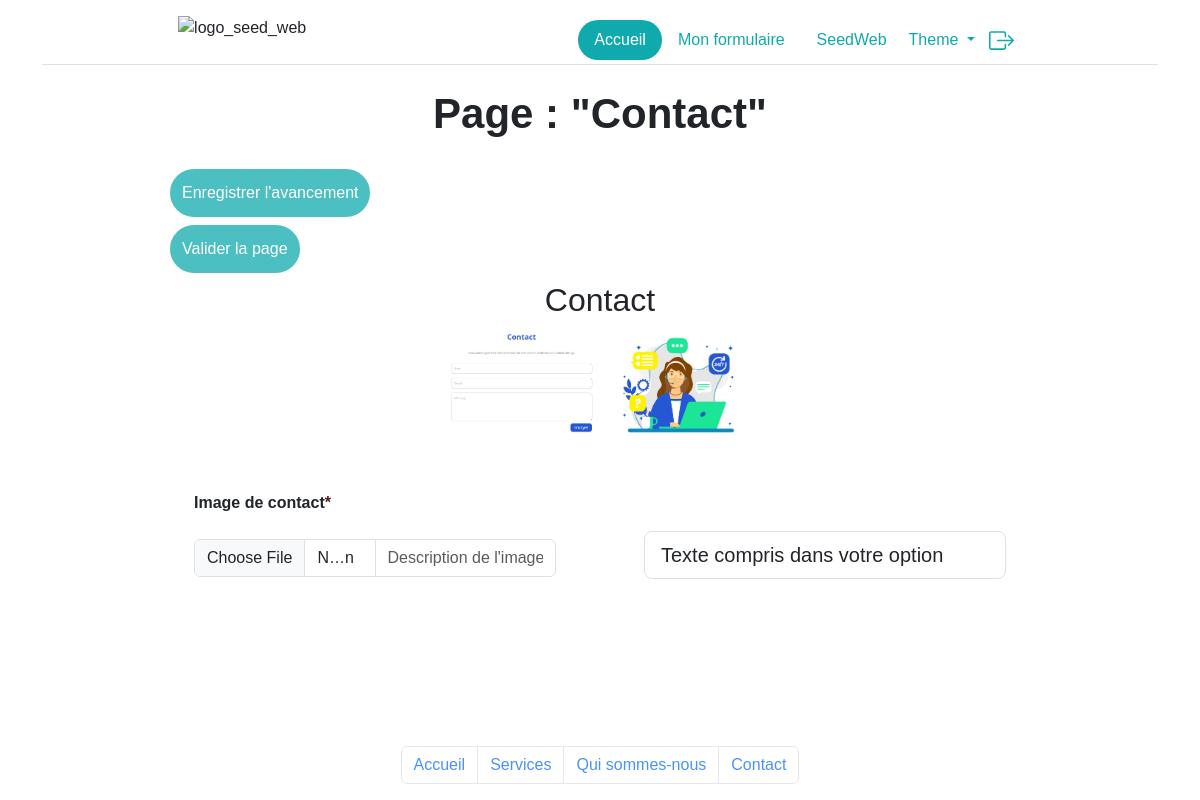
/mes_formulaires/index.php?page=3 (signed in), run on the app's committed database.
### tables this page shows
CREATE TABLE `page` (
  `id` int(11) NOT NULL,
  `site_id` int(11) NOT NULL,
  `nom` varchar(255) NOT NULL
);

CREATE TABLE `section` (
  `id` int(11) NOT NULL,
  `nom` varchar(255) NOT NULL
);

CREATE TABLE `image` (
  `id` int(11) NOT NULL,
  `section_id` int(11) NOT NULL,
  `page_id` int(11) NOT NULL,
  `nom` varchar(255) NOT NULL,
  `path` text NOT NULL,
  `description` varchar(35) DEFAULT NULL,
  `facultatif` tinyint(1) NOT NULL,
  `alt` varchar(50) DEFAULT NULL
);

CREATE TABLE `texte` (
  `id` int(11) NOT NULL,
  `section_id` int(11) NOT NULL,
  `page_id` int(11) NOT NULL,
  `nom` varchar(255) NOT NULL,
  `contenu` text NOT NULL,
  `taille` int(4) NOT NULL,
  `facultatif` tinyint(1) NOT NULL
);

### mes_formulaires/index.php (the view, shortened to what this page needs)
<?php
include("../config/dbconnection.php");
    ?>
<!DOCTYPE HTML>
<html lang="fr" data-bs-theme="<?=$_SESSION["theme"]?>">
    <head>
        <link href="https://cdn.jsdelivr.net/npm/bootstrap@5.3.0-alpha1/dist/css/bootstrap.min.css" rel="stylesheet">
        <link rel="stylesheet" href="../css/style.css">
    </head>
    <body class="text-center w-100 m-auto">
<?php
include("../includes/header.php");
if(isset($_SESSION["role"])){
    if($_SESSION["role"] == "client"){
        $id = $_SESSION["id_client"];
        $req_site = $db->query("SELECT * FROM site where client_id = '$id'");
        $req_section = $db->query("SELECT * FROM section");
        $data_section = $req_section->fetchAll();
        $data_site = $req_site->fetch();
        if(!empty($data_site)){
        $id_site = $data_site["id"];
        $id_modele = $data_site["modele_id"];
        $req_modele = $db->query("SELECT nom FROM modele where id = '$id_modele'");
        $data_modele = $req_modele->fetch();
        $req_page = $db->query("SELECT * FROM page where site_id = '$id_site'");
        $nbPageSiteClient = $req_page->rowCount();
        $data_page = $req_page->fetchAll();
        $nbEltParPage = 1;
        $nbTotalDePage = $nbPageSiteClient/$nbEltParPage;
        $page = $data_page[$_GET["page"]];
        ?>
        <form method="POST" action="" enctype='multipart/form-data'>
            <div  class="row w-75 mr-12-5 ml-12-5">
                <div class="col w-50">
                    <h1 class="text-center">Page : "<?=$page['nom']?>"</h1>
                    <div class="opacity-75">
                        <div class="m-2 text-center">
                            <input type="submit" name="save_state" value="Enregistrer l'avancement" class="p-2 border_white color_white nav-link bgSeed rounded-pill w-auto">
                        </div>
                        <div class="m-2 text-center">
                            <input type="submit" name="save_page" value="Valider la page" class="p-2 border_white color_white nav-link bgSeed rounded-pill w-auto">
                        </div>
                    </div>
                </div>
        <?php
        foreach($data_section as $section){
            $id_section = $section["id"];
            $id=$page["id"];
            $nom_section = $section['nom'];
            $data_option = $db->query("SELECT * FROM avoiroption where page = '$id' ")->fetch();
            $req_image = $db->query("SELECT * FROM image where page_id = '$id' and section_id = '$id_section' order by nom");
            $req_texte = $db->query("SELECT * FROM texte where page_id = '$id' and section_id = '$id_section' order by nom");
            $data_image = $req_image->fetchAll();
            $data_texte = $req_texte->fetchAll();
            if(!empty($data_image) or !empty($data_texte)){
                $array_space = array(" ");
                $nom_page = str_replace($array_space, "-", $page["nom"]);
                $nom_section2 = str_replace($array_space, "-", $section["nom"]);
                $src_img = strtolower("../img/".$data_modele["nom"]. "_". $nom_page . "_". $nom_section2 . ".png");
                ?>
                <h2 class="text-center"><?=$nom_section?></h2>
                <div class="w-100 text-center">
                    <img src="<?=$src_img?>"  style="max-width: 40%; height: auto;" alt="Image_section_<?=$section["nom"]?>">
                </div>
                <div class="w-50 m-2 col">
                <?php
                foreach($data_image as $image){
                    $nomImg = $image['nom'];
                    $alt = $image['alt'];
                    $description = $image["description"];
                    $facultatif = "Non";
                ?>
                <div class="m-4">
                <p class="text-start "><label for="formFileLg" class="form-label fw-bold"><?php if(empty($description)){echo $nomImg;}else{echo $description;}; if($facultatif == "Non"){echo "<span class=\"text-danger-emphasis\">*</span>";}else{echo "<span> (Facultatif)</span>";}?></label></p>
                    <div class="input-group">
                        <input class="form-control" title="" id="formFileLg" idImage="<?=$image["id"]?>" name="<?=$nomImg?>" accept=".jpeg,.pdf,.png,.jpg,.svg,.webp,.gif" type="file"/>
                        <input type="text" aria-label="Last name" name="<?=$nomImg?>-alt" maxlength="30" value="<?=$alt?>" placeholder="Description de l'image" class="form-control">
                    </div>
                </div>
<?php
                    }
?>
                </div>
                <div class="w-50 m-2 col" >
<?php
                foreach($data_texte as $texte){
                    $array_space = array(" ");
                    $nomTxt = str_replace($array_space, "-", $texte['nom']);
                    if(!empty($data_option)){
?>
                    <div class="m-4">
                        <p class="text-start"><label for="" class="form-label fw-bold"></label></p>
                        <input class="form-control form-control-lg input_counter" value="Texte compris dans votre option" id="formFileLg"  idTexte="<?=$texte["id"]?>" maxlength="31" minlength="31" name="<?=$nomTxt?>" type="text" readonly>
                    </div>
                        <?php
                    }
                }
            ?>
                </div>
            <?php
        }
    }
?>
                </div>
            </form>
            <div class="container fixed-bottom opacity-75" id="pagination">
                    <nav aria-label="Page Navigation">
                        <ul class="pagination justify-content-center">
                    <?php
                        for ($i=1; $i<=$nbTotalDePage ; $i++) {
                    ?>
                    <li class="page-item"><a class="page-link" href="index.php?page=<?=$i-1?>"><?=$data_page[$i-1]["nom"]?></a></li>
                    <?php
                        }
                    ?>
                        </ul>
                    </nav>
            </div>
        <?php
}else{
?>
<h1>Pas encore de site</h1>
<?php
}}else{
?>
<h1>Pas d'autorisation pour accéder à cette page.</h1>
<?php
}}
    include("../includes/layout_bottom.php");
?>

### css/style.css (style rules this page uses)
.color_white { color: #FFFFFF; }
.border_white { border: 4px solid #10aaae; }
* { font-family: 'Nunito', sans-serif; }
h1 { font-family: 'Nunito', sans-serif; }
.mr-12-5 { margin-right: 12.5%; }
.ml-12-5 { margin-left: 12.5%; }
.bgSeed { background-color: #10aaae !important; }
h1 { font-size: 42px; font-weight: 600; margin: 0 0 30px; }
* { box-sizing: border-box; }

### data on the page
page: nom "Contact"
section: nom "Contact"
image: description "Image de contact"
page: nom "Accueil"
page: nom "Services"
page: nom "Qui sommes-nous"
